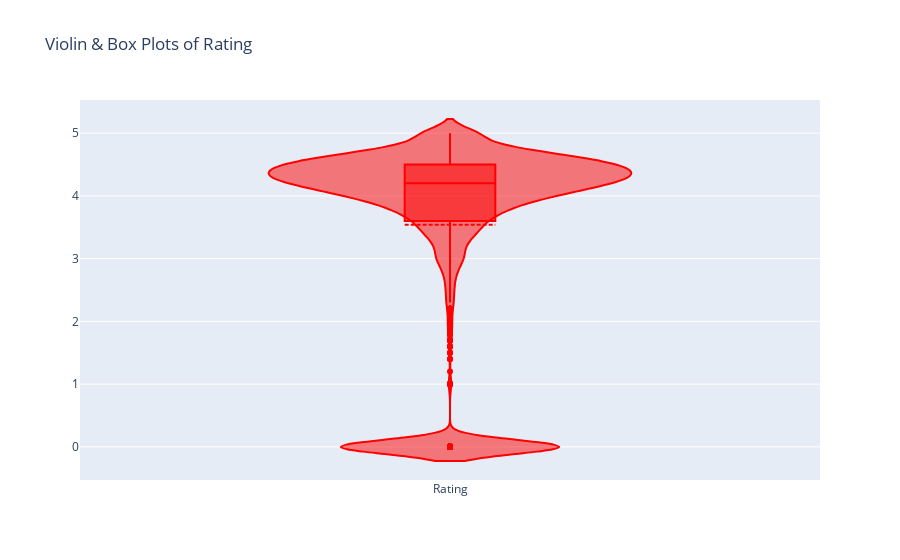

The notebook cell this image was saved under:
### Code cell
fig = {
    "data": [{
        "type": 'violin',
        "y": android.Rating,
        "box": {
            "visible": True
        },
        "line": {
            "color": 'red'
        },
        "box": {
                "visible": True
        },
        "meanline": {
                "visible": True
        },
        "x0": 'Rating'
    }],
    "layout" : {
        "title": "Violin & Box Plots of Rating",
        "yaxis": {
            "zeroline": False,
        }
    }
}
iplot(fig)

### Figure 1 — Plotly figure (JSON) as saved in the notebook; plotly's stock layout.template omitted (floating-point values rounded to 4 significant figures; data arrays with more than 128 entries replaced by an {"elided": "..."} marker saying what was removed)
{"data": [{"box": {"visible": true}, "line": {"color": "red"}, "meanline": {"visible": true}, "type": "violin", "x0": "Rating", "y": {"elided": "9659 float values"}}], "layout": {"title": {"text": "Violin & Box Plots of Rating"}, "yaxis": {"zeroline": false}}}
